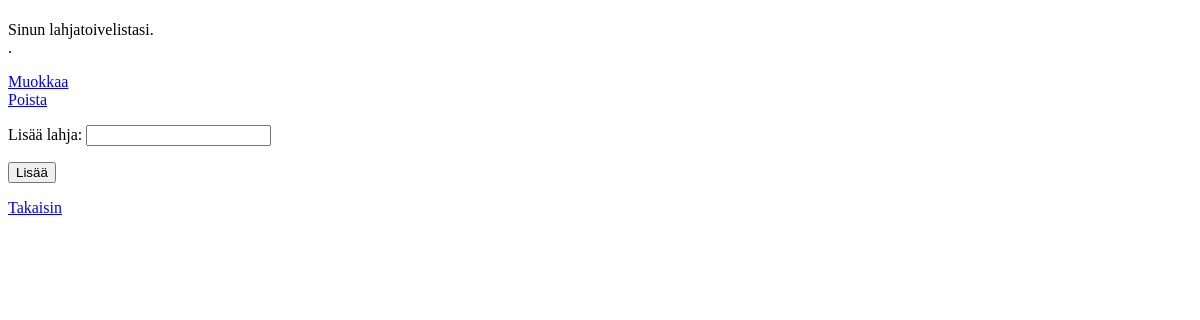
The app's page /giftlist/5, older data.
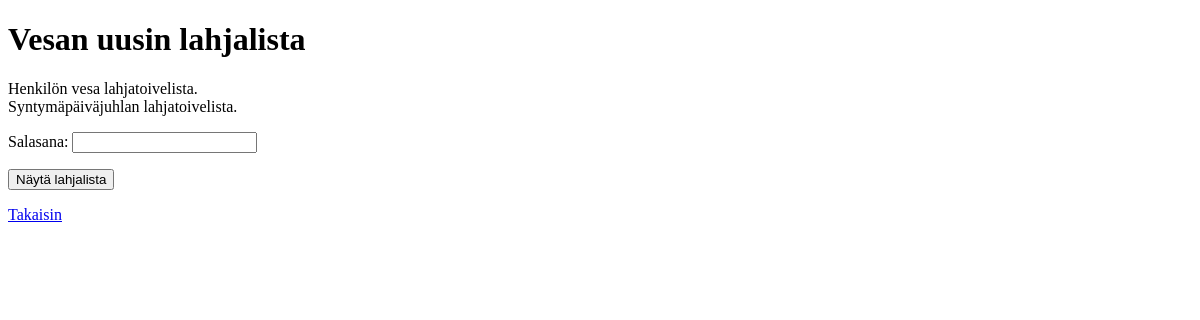
The same page, newer data.
### tables this page shows
CREATE TABLE giftlists (
    id INTEGER PRIMARY KEY,
    title TEXT,
    type TEXT,
    user_id INTEGER REFERENCES users ON DELETE CASCADE,
    password_hash TEXT
);

CREATE TABLE users (
    id INTEGER PRIMARY KEY,
    username TEXT UNIQUE,
    password_hash TEXT
);

### app.py (the view, shortened to what this page needs)
@app.route("/giftlist/<int:list_id>", methods=["GET", "POST"])
def page(list_id):
    giftlist = giftlists.get_list(list_id)
    gift = gifts.get_gifts(list_id)
    if request.method == "GET":
        return render_template("show_list.html", giftlist=giftlist, gift=gift)

### db.py (called while the page is built)
def get_connection():
    con = sqlite3.connect("database.db")
    con.execute("PRAGMA foreign_keys = ON")
    con.row_factory = sqlite3.Row
    return con

def query(sql, params=[]):
    con = get_connection()
    result = con.execute(sql, params).fetchall()
    con.close()
    return result

### giftlists.py (called while the page is built)
def get_list(list_id):
    sql = """SELECT G.id giftlist_id,
                    G.title,
                    G.type,
                    G.password_hash,
                    U.id user_id,
                    U.username
            FROM    giftlists G,
                    users U
            WHERE
                    G.user_id = U.id AND
                    G.id = ?
                    """
    result = db.query(sql, [list_id])
    return result[0] if result else None

### gifts.py (called while the page is built)
def get_gifts(giftlist_id):
    sql = """SELECT G.title,
                    G.getter_id
            FROM    gifts G,
                    giftlists GL
            WHERE   GL.id = ? AND
                    G.giftlist_id = GL.id"""
    return db.query(sql, [giftlist_id])

### templates/show_list.html (shortened to what this page needs)
<!DOCTYPE html>
<html>
<head>
</head>
<body>
  <h1>{{ giftlist.title }}</h1>
  {% if session.user_id == giftlist.user_id %}
  <p>
    Sinun lahjatoivelistasi.<br/>
    {{ giftlist.type }}.
  </p>
  <p>
    <a href="/edit/{{ giftlist.giftlist_id }}">Muokkaa</a> <br />
    <a href="/delete/{{ giftlist.giftlist_id }}">Poista</a>
  </p>
  <form action="/giftlist/{{ giftlist.giftlist_id }}" method="post">
    <p>
      Lisää lahja:
      <input type="text" name="giftname" />
    </p>
    <input type="submit" value="Lisää" name="add" />
  </form>
  {% else %}
  <p>
    Henkilön {{ giftlist.username }} lahjatoivelista.<br/>
    {{ giftlist.type }}.
  </p>
  <form action="/giftlist/{{ giftlist.giftlist_id }}" method="post">
    <p>
      Salasana:
      <input type="password" name="password" />
    </p>
    <input type="submit" value="Näytä lahjalista" name="show" />
  </form>
  <p>
  {% endif %}
  <p>
    <a href="/">Takaisin</a>
  </p>
</body>
</html>

Row changes from the older to the newer data that the page shows:
added giftlists: title "Vesan uusin lahjalista", type "Syntymäpäiväjuhlan lahjatoivelista"
added users: username "vesa"
Text that changed along with them:
form field show: (not shown) → "Näytä lahjalista"
form field add: "Lisää" → (not shown)
text no longer shown: "Sinun lahjatoivelistasi. Muokkaa Poista Lisää lahja:"
text now shown: "Henkilön lahjatoivelista. Salasana:"
